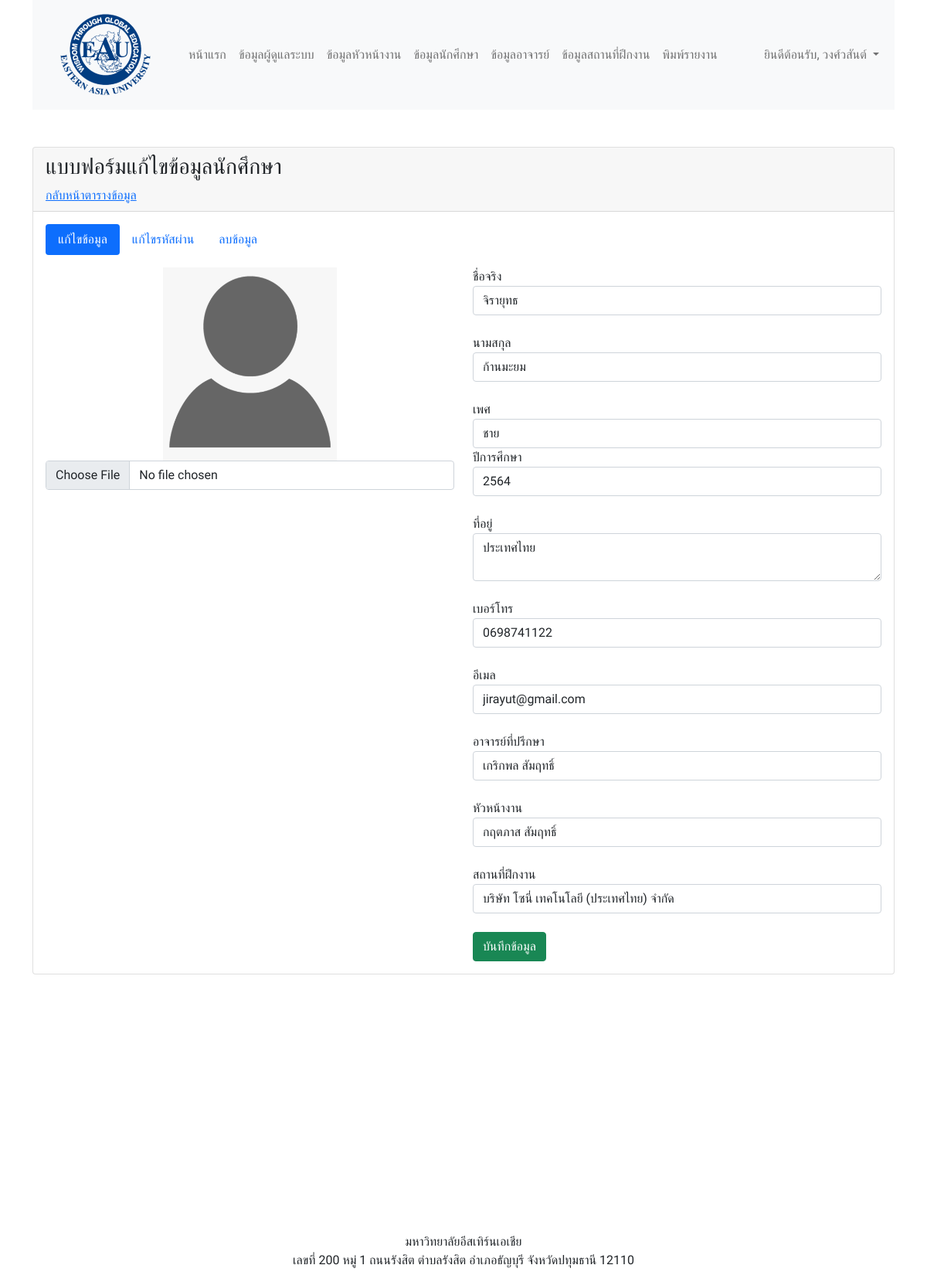
/student_edit_form.php?id=1 (signed in), run on the app's committed database.
### tables this page shows
CREATE TABLE `students` (
  `std_id` int(11) NOT NULL COMMENT 'รหัส',
  `std_email` varchar(255) NOT NULL COMMENT 'อีเมล',
  `std_password` varchar(255) NOT NULL COMMENT 'รหัสผ่าน',
  `std_firstname` varchar(255) NOT NULL COMMENT 'ชื่อจริง',
  `std_lastname` varchar(255) NOT NULL COMMENT 'นามสกุล',
  `std_gender` varchar(255) NOT NULL COMMENT 'เพศ',
  `std_year` int(4) NOT NULL COMMENT 'ปีการศึกษา',
  `std_address` text NOT NULL COMMENT 'ที่อยู่',
  `std_tel` varchar(255) NOT NULL COMMENT 'เบอร์โทร',
  `std_class_year` int(1) DEFAULT NULL COMMENT 'ชั้นปี',
  `std_born` date DEFAULT NULL COMMENT 'วันเดือนปีเกิด',
  `std_nationality` varchar(255) DEFAULT NULL COMMENT 'สัญชาติ',
  `std_ethnicity` varchar(255) DEFAULT NULL COMMENT 'เชื้อชาติ',
  `std_religion` varchar(255) DEFAULT NULL COMMENT 'ศาสนา',
  `std_number` varchar(255) DEFAULT NULL COMMENT 'รหัสนักศึกษา',
  `std_id_card` char(13) DEFAULT NULL COMMENT 'รหัสประจำตัวประชาชน',
  `std_domicile` text DEFAULT NULL COMMENT 'ภูมืลำเนาเดิม',
  `std_father_name` varchar(255) DEFAULT NULL COMMENT 'ชื่อบิดา',
  `std_father_age` int(3) DEFAULT NULL COMMENT 'อายุบิดา',
  `std_father_occupation` varchar(255) DEFAULT NULL COMMENT 'อาชีพบิดา',
  `std_mother_name` varchar(255) DEFAULT NULL COMMENT 'ชื่อมารดา',
  `std_mother_age` int(3) DEFAULT NULL COMMENT 'อายุมารดา',
  `std_mother_occupation` varchar(255) DEFAULT NULL COMMENT 'อาชีพมารดา',
  `std_parent_name` varchar(255) DEFAULT NULL COMMENT 'ชื่อผู้ปกครอง',
  `std_parent_relationship` varchar(255) DEFAULT NULL COMMENT 'ความสัมพันธ์ผู้ปกครอง',
  `std_parent_address` text DEFAULT NULL COMMENT 'ที่อยู่ผู้ปกครอง',
  `std_parent_tel` varchar(255) DEFAULT NULL COMMENT 'เบอร์โทรศัพท์ผู้ปกครอง',
  `std_talent_1` varchar(255) DEFAULT NULL COMMENT 'ความสามารถพิเศษ1',
  `std_talent_2` varchar(255) DEFAULT NULL COMMENT 'ความสามารถพิเศษ2',
  `std_internship_instuctor` varchar(255) DEFAULT 'คณะกรรมการนิเทศนักศึกษาฝึกงาน' COMMENT 'อาจารย์นิเทศการฝึกงาน',
  `std_map` text DEFAULT NULL COMMENT 'ไฟล์แผนที่จากที่พักถึงที่ทำงาน',
  `std_image` text NOT NULL COMMENT 'รูปประจำตัว',
  `std_role` varchar(255) NOT NULL DEFAULT 'นักศึกษา' COMMENT 'ตำแหน่ง',
  `tch_id` int(11) NOT NULL COMMENT 'อาจารย์ที่ปรึกษา',
  `ovs_id` int(11) NOT NULL COMMENT 'หัวหน้างาน',
  `intsp_id` int(11) NOT NULL COMMENT 'สถานที่ฝึกงาน',
  `std_status` varchar(255) NOT NULL DEFAULT 'อยู่ระหว่างการฝึกงาน' COMMENT 'สถานะฝึกงาน',
  `std_created` timestamp NOT NULL DEFAULT current_timestamp() COMMENT 'สร้างเมื่อ',
  `std_updated` timestamp NOT NULL DEFAULT current_timestamp() ON UPDATE current_timestamp() COMMENT 'อัพเดตล่าสุด'
);

CREATE TABLE `teachers` (
  `tch_id` int(11) NOT NULL COMMENT 'รหัส',
  `tch_email` varchar(255) NOT NULL COMMENT 'อีเมล',
  `tch_password` varchar(255) NOT NULL COMMENT 'รหัสผ่าน',
  `tch_firstname` varchar(255) NOT NULL COMMENT 'ชื่อจริง',
  `tch_lastname` varchar(255) NOT NULL COMMENT 'นามสกุล',
  `tch_gender` varchar(255) NOT NULL COMMENT 'เพศ',
  `tch_address` text NOT NULL COMMENT 'ที่อยู่',
  `tch_tel` varchar(255) NOT NULL COMMENT 'เบอร์โทร',
  `tch_image` text NOT NULL COMMENT 'รูปประจำตัว',
  `tch_role` varchar(255) NOT NULL DEFAULT 'อาจารย์' COMMENT 'ตำแหน่ง',
  `tch_created` timestamp NOT NULL DEFAULT current_timestamp() COMMENT 'สร้างเมื่อ',
  `tch_updated` timestamp NOT NULL DEFAULT current_timestamp() ON UPDATE current_timestamp() COMMENT 'อัพเดตล่าสุด'
);

CREATE TABLE `overseers` (
  `ovs_id` int(11) NOT NULL COMMENT 'รหัส',
  `ovs_email` varchar(255) NOT NULL COMMENT 'อีเมล',
  `ovs_password` varchar(255) NOT NULL COMMENT 'รหัสผ่าน',
  `ovs_firstname` varchar(255) NOT NULL COMMENT 'ชื่อจริง',
  `ovs_lastname` varchar(255) NOT NULL COMMENT 'นามสกุล',
  `ovs_gender` varchar(255) NOT NULL COMMENT 'เพศ',
  `ovs_address` text NOT NULL COMMENT 'ที่อยู่',
  `ovs_tel` varchar(255) NOT NULL COMMENT 'เบอร์โทร',
  `ovs_image` text NOT NULL COMMENT 'รูปประจำตัว',
  `ovs_role` varchar(255) NOT NULL DEFAULT 'หัวหน้างาน' COMMENT 'ตำแหน่ง',
  `intsp_id` int(11) NOT NULL COMMENT 'สถานที่ฝึกงาน',
  `ovs_created` timestamp NOT NULL DEFAULT current_timestamp() COMMENT 'สร้างเมื่อ',
  `ovs_updated` timestamp NOT NULL DEFAULT current_timestamp() ON UPDATE current_timestamp() COMMENT 'อัพเดตล่าสุด'
);

CREATE TABLE `internship_places` (
  `intsp_id` int(11) NOT NULL COMMENT 'รหัส',
  `intsp_name` varchar(255) NOT NULL COMMENT 'ชื่อสถานที่',
  `intsp_address` text NOT NULL COMMENT 'ที่อยู่',
  `intsp_tel` varchar(255) NOT NULL COMMENT 'เบอร์โทรติดต่อ',
  `intsp_created` timestamp NOT NULL DEFAULT current_timestamp() COMMENT 'สร้างเมื่อ',
  `intsp_updated` timestamp NOT NULL DEFAULT current_timestamp() ON UPDATE current_timestamp() COMMENT 'อัพเดตล่าสุด'
);

### student_edit_form.php (the view, shortened to what the rows shown need)
<?php
require_once('services/connect.php');
?>
<?php
if (isset($_GET["id"])) {
    $id = $_GET["id"];
    $sql = "SELECT * FROM students WHERE std_id='$id'";
    $query = mysqli_query($conn, $sql);
    $data = mysqli_fetch_object($query);
} else {
    header("location:admin_table.php");
}
?>
<?php
$sql = "SELECT * FROM internship_places ORDER BY intsp_created DESC";
$intsp_query = mysqli_query($conn, $sql);
$sql = "SELECT * FROM overseers ORDER BY ovs_created DESC";
$ovs_query = mysqli_query($conn, $sql);
$sql = "SELECT * FROM teachers ORDER BY tch_created DESC";
$tch_query = mysqli_query($conn, $sql);
?>
<!DOCTYPE html>
<html lang="en">
<head>
    <?php require_once('include/css.php'); ?>
</head>
<body>
    <div class="container">
        <?php require_once('include/menu.php') ?>
        <div class="row mt-5">
            <div class="col-12">
                <div class="card">
                    <div class="card-body">
                        <div class="tab-content" id="pills-tabContent">
                            <div class="tab-pane fade show active" id="pills-edit" role="tabpanel" aria-labelledby="pills-edit-tab">
                                <form action="services/student_update.php" method="post" enctype="multipart/form-data">
                                    <div class="row">
                                        <div class="col-md-6 col-12 text-center">
                                            <img src="assets/images/users/<?= $data->std_image ?>" width="225" height="250">
                                            <input type="file" class="form-control" name="image" accept="image/*">
                                        </div>
                                        <div class="col-md-6 col-12">
                                            <div class="form-group">
                                                <label>ชื่อจริง</label>
                                                <input type="text" class="form-control" name="firstname" value="<?= $data->std_firstname ?>" required>
                                            </div>
                                            <br>
                                            <div class="form-group">
                                                <label>นามสกุล</label>
                                                <input type="text" class="form-control" name="lastname" value="<?= $data->std_lastname ?>" required>
                                            </div>
                                            <br>
                                            <div class="form-group">
                                                <label>เพศ</label>
                                                <select class="form-control" name="gender">
                                                    <option value="ชาย" <?= ($data->std_gender == "ชาย") ? "selected" : "" ?>>ชาย</option>
                                                </select>
                                            </div>
                                            <div class="form-group">
                                                <label>ปีการศึกษา</label>
                                                <input type="text" class="form-control" name="year" value="<?= $data->std_year ?>" required>
                                            </div>
                                            <br>
                                            <div class="form-group">
                                                <label>ที่อยู่</label>
                                                <textarea class="form-control" name="address" required><?= $data->std_address ?></textarea>
                                            </div>
                                            <br>
                                            <div class="form-group">
                                                <label>เบอร์โทร</label>
                                                <input type="text" class="form-control" name="tel" value="<?= $data->std_tel ?>" required>
                                            </div>
                                            <br>
                                            <div class="form-group">
                                                <label>อีเมล</label>
                                                <input type="email" class="form-control" name="email" value="<?= $data->std_email ?>" required>
                                            </div>
                                            <br>
                                            <div class="form-group">
                                                <label>อาจารย์ที่ปรึกษา</label>
                                                <select class="form-control" name="teacher" required>
                                                    <?php foreach ($tch_query as $row) { ?>
                                                        <option value="<?= $row['tch_id'] ?>" <?= ($row['tch_id'] == $data->tch_id) ? "selected" : "" ?>><?= $row['tch_firstname'] . " " . $row['tch_lastname'] ?></option>
                                                    <?php } ?>
                                                </select>
                                            </div>
                                            <br>
                                            <div class="form-group">
                                                <label>หัวหน้างาน</label>
                                                <select class="form-control" name="overseer" required>
                                                    <?php foreach ($ovs_query as $row) { ?>
                                                        <option value="<?= $row['ovs_id'] ?>" <?= ($row['ovs_id'] == $data->ovs_id) ? "selected" : "" ?>><?= $row['ovs_firstname'] . " " . $row['ovs_lastname'] ?></option>
                                                    <?php } ?>
                                                </select>
                                            </div>
                                            <br>
                                            <div class="form-group">
                                                <label>สถานที่ฝึกงาน</label>
                                                <select class="form-control" name="place" required>
                                                    <?php foreach ($intsp_query as $row) { ?>
                                                        <option value="<?= $row['intsp_id'] ?>" <?= ($row['intsp_id'] == $data->intsp_id) ? "selected" : "" ?>><?= $row['intsp_name'] ?></option>
                                                    <?php } ?>
                                                </select>
                                            </div>
                                            <br>
                                        </div>
                                    </div>
                                </form>
                            </div>
                        </div>
                    </div>
                </div>
            </div>
        </div>
    </div>
</body>
</html>

### include/menu.php (shortened to what the rows shown need)
<?php
$location = basename($_SERVER['PHP_SELF']);
?>
<nav class="navbar navbar-expand-lg navbar-light bg-light">
    <div class="container-fluid">
        <div class="collapse navbar-collapse" id="navbarContent">
            <ul class="navbar-nav">
                <?php if (isset($_SESSION["AUTH_ID"])) : ?>
                    <li class="nav-item dropdown">
                        <a class="nav-link dropdown-toggle" href="#" id="navbarDropdown" role="button" data-bs-toggle="dropdown" aria-expanded="false">
                            ยินดีต้อนรับ, <?= $user->firstname ?>
                        </a>
                    </li>
                <?php else : ?>
                    <li class="nav-item">
                        <a class="nav-link <?= ($location == "login.php") ? "active" : "" ?>" href="login.php">เข้าสู่ระบบ</a>
                    </li>
                <?php endif ?>
            </ul>
        </div>
    </div>
</nav>

### data on the page
students: std_image (placeholder picture), firstname "จิรายุทธ", lastname "ก้านมะยม", gender "ชาย", year "2564", address "ประเทศไทย", tel "0698741122", email "jirayut@gmail.com", teacher "เกริกพล สัมฤทธิ์", overseer "กฤตภาส สัมฤทธิ์", place "บริษัท โซนี่ เทคโนโลยี (ประเทศไทย) จำกัด"

### other printed values
$user->firstname "วงศ์วสันต์"
